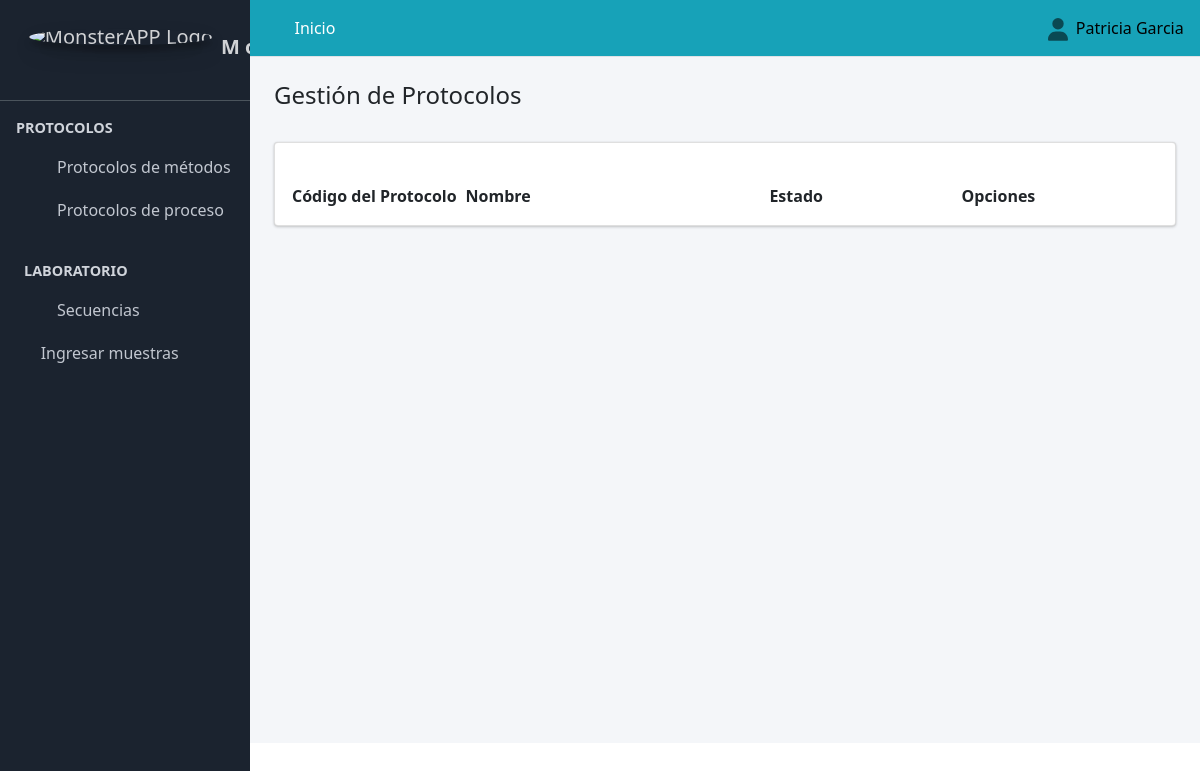
Page /protocolo_metodos/ (signed in) on the earlier database version.
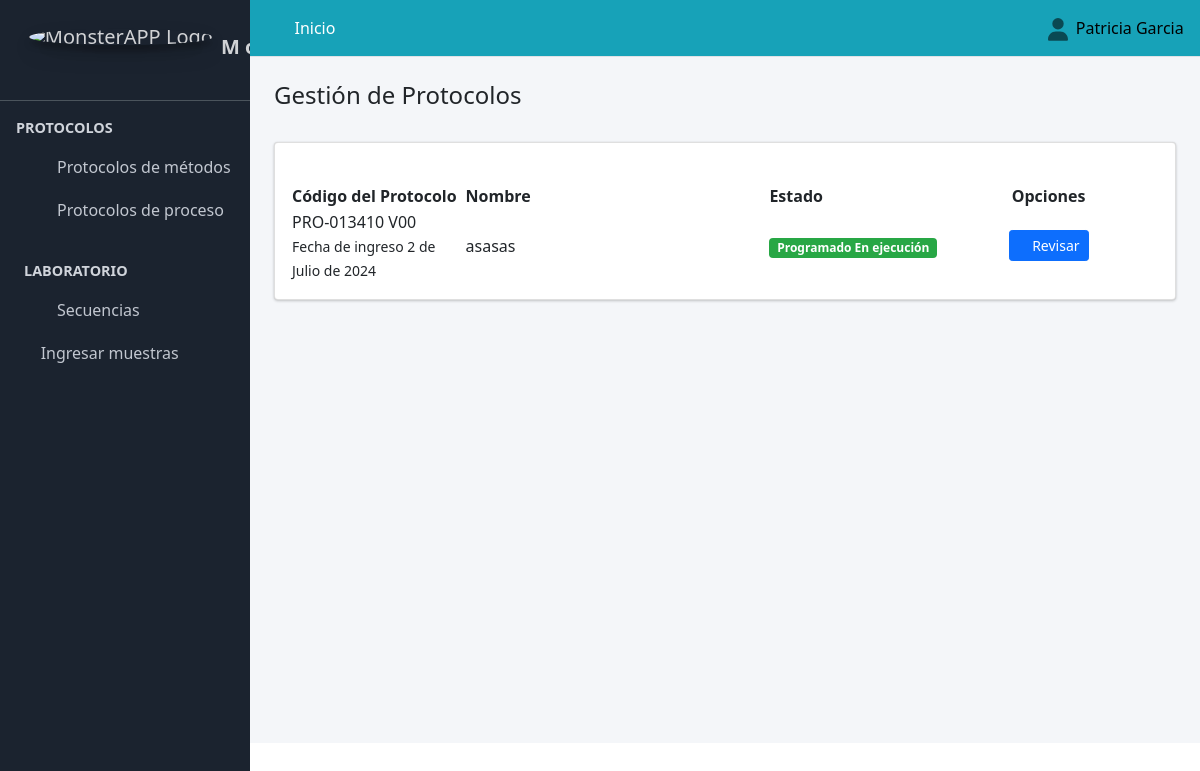
Same page on the later database version.
### Aplicaciones/Protocolo_Metodos/models.py (models this page shows, shortened)
class Protocolos(models.Model):
     fecha_ingreso=models.DateField(verbose_name="Fecha de Registro", null=True, blank=False, help_text=u"AAAA/MM/DD")
     codigo=models.CharField(max_length=90, verbose_name="Código Protocolo", null=True, blank=False, unique=True)
     nombre=models.CharField(max_length=250, verbose_name="Título_del_Protocolo",  null=True, blank=False, unique=True)
     ensayo=models.ForeignKey(to=Ensayo, on_delete=models.CASCADE, verbose_name="Ensayo", null=True, blank=False)
     celda=models.ForeignKey(to=Celda, on_delete=models.CASCADE, verbose_name="Celda", null=True, blank=False)
     muestras_y_Placebos=models.ManyToManyField(Muestras_y_Placebos, blank=False)
     metodologia=models.ForeignKey(Metodologia, on_delete=models.CASCADE, verbose_name="metodologia", null=True, blank=False,  max_length=90)
     parametro=models.ManyToManyField(to=Parametro, blank=False, related_name="parametro")
     Insumos_del_Proceso=models.ManyToManyField(to=Viabilidad)
     cliente=models.ForeignKey(to=Cliente, on_delete=models.CASCADE, verbose_name="Cliente", null=True, blank=False)
     estado_protocolo=models.ForeignKey(to=EstadoProtocolo, on_delete=models.CASCADE, verbose_name="Estado Protocolo", null=True, blank=False)
     class Condicion(models.TextChoices):
        ACTIVO = "Activo", "ACTIVO"
        PASIVO = "Pasivo", "PASIVO"
     condicion=models.CharField(max_length=90, choices=Condicion.choices, default=Condicion.ACTIVO, verbose_name="Condicion")
     observaciones=models.CharField(max_length=250, verbose_name="Observaciones",  null=True, blank=False)
     fecha_final=models.DateField(verbose_name="Fecha de Finalización", null=True, blank=True,default=datetime.datetime.now)

class EstadoProtocolo(models.Model):
    estado_protocolos=models.CharField(verbose_name="Estado Protocolos", max_length=90)
    estado_motivo=models.CharField(verbose_name="Motivo del estado", max_length=90, blank=True, null=False, unique=True)
    class Condicion(models.TextChoices):
        ACTIVO = "Activo", "ACTIVO"
        PASIVO = "Pasivo", "PASIVO"
    condicion=models.CharField(max_length=90, choices=Condicion.choices, default=Condicion.ACTIVO, verbose_name="Condicion")
    def estado_protocolo(self):
        return "{} {}".format(self.estado_protocolos, self.estado_motivo)
    def __str__(self):
        return str(self.estado_protocolo())

### Aplicaciones/Protocolo_Metodos/views.py (the view, shortened to what this page needs)
# urls.py: path("protocolo_metodos/",views.protocolo_metodos, name="protocolo_metodos"),
@login_required
def protocolo_metodos(request):
    titulo = "Protocolo de Métodos"
    protocolo_metodos=Protocolos.objects.all()
    context = {
        "titulo": titulo,
        "protocolo_metodos": protocolo_metodos,
        "crear_metodologia":crear_metodologia,
    }
    return render(request, "protocolo_metodos/protocolo_metodos.html", context)

### SISTEMA_ANALITICO/templates/protocolo_metodos/protocolo_metodos.html (shortened to what this page needs)
{% extends "partial/body.html" %}
{% block contenido %}
<link href="https://unpkg.com/gijgo@1.9.14/css/gijgo.min.css" rel="stylesheet" type="text/css" />
<div class="container-fluid">
  <div class="pagetitle"><br>
    <h4 class="">Gestión de Protocolos</h4><br>
  </div>
  <div class="card">
    <div class="container-fluid">
        <div class="row">
          <div class="col-md-6"> <br>
              </div>
              <div class="col-md-6">
                <br>
          </div>
          </div>
    </div>
      <div class="card-body">
        <table id="example3" class="display" style="width:100%">
          <thead class="">
            <tr>
            <th style="width: 20%">
            Código del Protocolo
            </th>
            <th style="width: 35%">
            Nombre
            </th>
              <th style="width: 8%" class="text-left">
            Estado
            </th>
            <th class="all text-center">
              Opciones
            </th>
            </tr>
            </thead>
            <tbody id="myTable">
              {% for p in protocolo_metodos %}
              {% if p.condicion == "Activo" %}
            <tr>
            <td>
            <a>
            {{p.codigo}}
            </a>
            <br>
            <small>
            Fecha de ingreso {{p.fecha_ingreso}}
            </small>
            </td>
            <td>
              {{p.nombre}}
            </td>
            <td class="project-state">
            {% if p.estado_protocolo.id == 1 %}
            <span class="badge badge-success">{{p.estado_protocolo}}</span>
            {% endif %}
            </td>
            <td class="all text-center">
            <a class="btn btn-primary btn-sm" href="{% url 'revisar_protocolo_metodos' p.id %}">
            <i class="fas fa-folder">
            </i> Revisar
            </a>
            </td>
            </tr>
             {% endif %}
            {% endfor %}
            </tbody>
        </table>
        <link href="https://cdn.datatables.net/v/dt/jq-3.7.0/dt-2.0.3/b-3.0.1/b-html5-3.0.1/date-1.5.2/sl-2.0.0/datatables.min.css" rel="stylesheet">
        </div>
      </div>
    </div>
</div>
<link href="https://cdn.datatables.net/v/dt/jq-3.7.0/dt-2.0.3/b-3.0.1/b-html5-3.0.1/date-1.5.2/sl-2.0.0/datatables.min.css" rel="stylesheet">
{% endblock contenido %}

Differences in the rows shown:
added Protocolos: codigo "PRO-013410 V00", fecha_ingreso "2 de Julio de 2024", nombre "asasas", estado_protocolo "Programado En ejecución"
